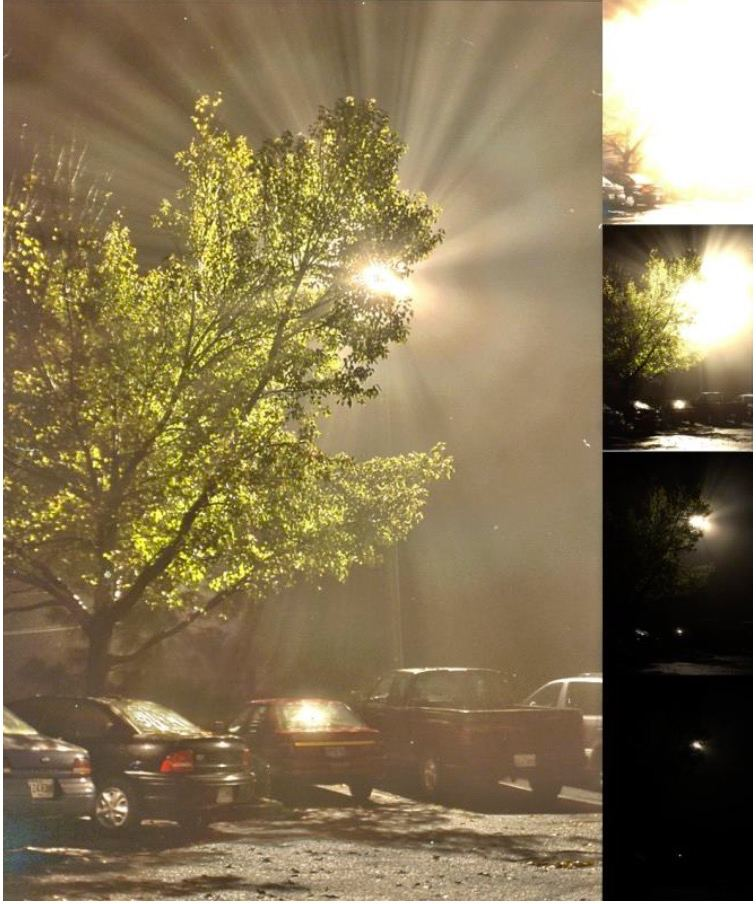
#> input picture Project/first version/light.jpg, 756 x 904 px
$ python tone_mapping.py
#> lines starting #> are read from the running program, lines starting #| are printed output that depends on the picture
### Project/first version/bilateralFilter.py
import cv2
import math
import numpy as np
import time  # import time to count the runtime

time_start = time.time()
# set pi
PI = math.pi
# Read the image.
img = cv2.imread('./light.jpg')
#> img is the input picture: shape (904, 756, 3); mean B, G, R 85.4, 118.3, 134.3
imgStd = img.std()
#> imgStd = 62.85
imgStd = 1
imgMax = img.max()
#> imgMax = 255
imgMin = img.min()
#> imgMin = 0
# according to the paper
NB_SEGMENT = int((imgMax - imgMin) / imgStd)
#> NB_SEGMENT = 255


# function for padding an given image
# [32 lines left out: functions MyPadding, MyRgb2Gray, not called in this run]


# function for output a Gaussian Kernel
# here sigma is the standard difference, the scalar parameter
def GaussianKernelSpatial(size, sigma):
    if size % 2 == 0:
        print("wrong!")
        return
    kernel = np.zeros((size, size))
    coreX, coreY = int(size / 2), int(size / 2)  # 7/2 = 3 e.g.

    kernelCoreVal = 1 / (2 * PI * sigma ** 2)
    for x in range(0, size):
        for y in range(0, size):
            kernel[x][y] = math.exp(-1 * ((x - coreX) * (x - coreX) + (y - coreY) * (y - coreY)) / (2 * sigma ** 2)) / (
                        2 * PI * sigma ** 2)

    kernel[coreX][coreY] = kernelCoreVal
    kernel /= kernel.sum()
    return kernel


# the function for bilateral filtering
# [40 lines left out: functions GaussianKernelIntensity, MyConv2D, Gaussian, not called in this run]

def DownSample(img, z):
    h, w = img.shape
    newH, newW = int(h/z), int(w/z)
    res = np.zeros([newH, newW])
    for i in range(0, newH):
        for j in range(0, newW):
            res[i][j]= img[i*z:i*z+z,j*z:j*z+z].mean()
    return res


# [26 lines left out: functions UpSample, Bilateral, not called in this run]

def gr(image,i_j,sigma):
    ds = (image - i_j)**2
    res = 1 / (np.sqrt(2* np.pi)*sigma) \
          * np.exp(-ds/(2*sigma**2))
    return res

def InterpolationWeight(img1, img2):
    pass

def FastBilateral(image, spatialKernel, downsam=1):
    oriimg = image
    h, w = image.shape
    #(675,1200)
    J = np.zeros((h,w))
    J1 = np.zeros((h,w))
    I_delta = (imgMax - imgMin) / NB_SEGMENT
    # new add start
    if(downsam is not 1):
        J1 = np.zeros((int(h/downsam), int(w/downsam)))
        image = DownSample(image, downsam)
    # new add stop
    for j in range(0,NB_SEGMENT):
        i_j = imgMin + j*I_delta
        G_j = gr(image,i_j,0.1)
        K_j = cv2.filter2D(G_j,-1,spatialKernel)
        H_j = G_j * image
        H_j_2 = cv2.filter2D(H_j,-1,spatialKernel)
        J_j = H_j_2/(K_j+0.1)
        I_diff = np.abs(oriimg - i_j)
        #new add start
        if(downsam is not 1):
            I_diff = np.abs(image - i_j)
            mask = I_diff < I_delta
            J1 = J1 + J_j * (mask * (1 - (I_diff / I_delta)))
        #new add stop
        else:
            mask = I_diff < I_delta
            J = J + J_j * (mask*(1-(I_diff/I_delta)))
    if(downsam is 1):
        return J.astype(np.uint8)
    else:
        return J1.astype(np.uint8)


# [32 lines of commented-out code are left out]

### Project/first version/tone_mapping.py
import cv2
import math
import time
import numpy as np
import time # import time to count the runtime
from bilateralFilter import *


time_start = time.time()
img = cv2.imread('./stairs.png')
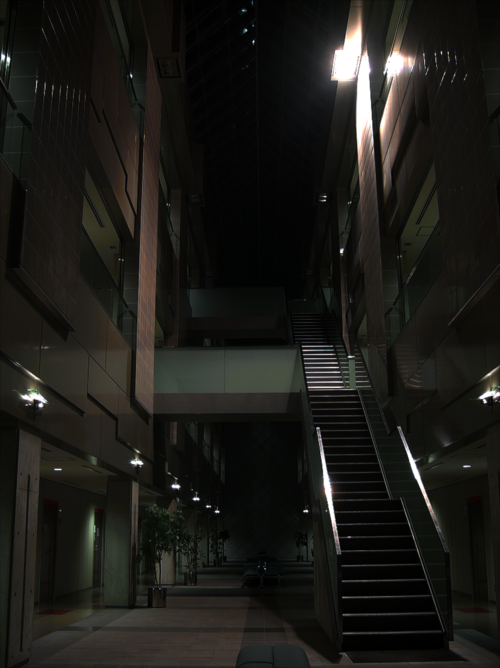
#> input picture Project/first version/stairs.png, 500 x 668 px
#> img is the input picture: shape (668, 500, 3); mean B, G, R 23.8, 27.4, 28.2
B, G, R = cv2.split(img)


B=B.astype(np.float32)
G=G.astype(np.float32)
R=R.astype(np.float32)
inputIntensity = ((R*20 + G*40 + B)/61)
inputIntensity=inputIntensity.astype(np.uint8)
# no 0 allowed here
h,w = inputIntensity.shape
#> h = 668; w = 500
for i in range(0,h):
    for j in range(0,w):
        if inputIntensity[i][j] == 0:
            inputIntensity[i][j] = 1
#> inputIntensity: shape (668, 500); min 1, max 255, mean 27.1

# r, g, b here mean the rate they take in the gray scale output!
r, g, b =R/(inputIntensity), G/(inputIntensity), B/(inputIntensity)
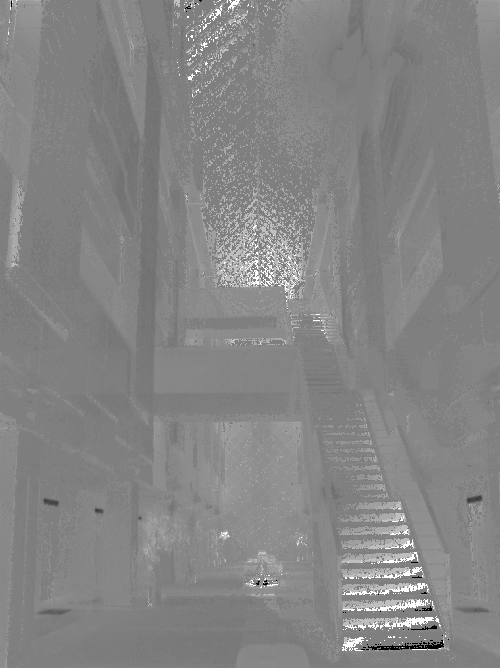
#> g: shape (668, 500) float32; min 0, max 2, mean 1.05; drawn with min black and max white
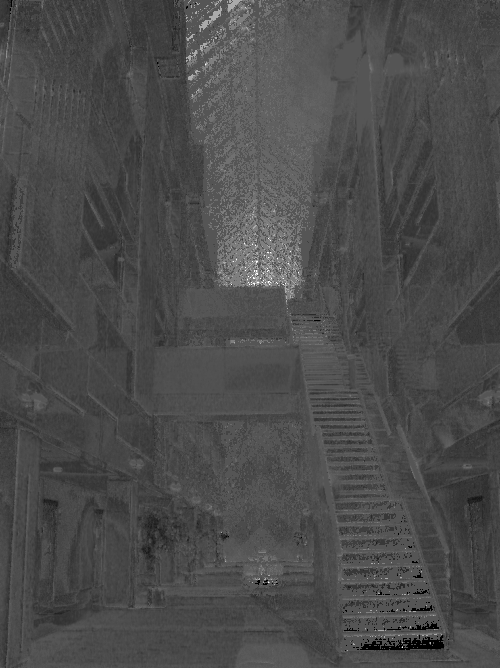
#> b: shape (668, 500) float32; min 0, max 3, mean 0.888; drawn with min black and max white


#logBase = cv2.bilateralFilter(np.log10(inputIntensity).astype(np.float32),5,40,40)
#logBase = cv2.blur(np.log10(inputIntensity).astype(np.uint8),(15,15))
#logBase = np.log10(inputIntensity).astype(np.float32)
Kernel = GaussianKernelSpatial(3,0.6)
downF=1
Base = FastBilateral(inputIntensity, Kernel, downsam=downF)
#> in FastBilateral, `I_delta = (imgMax - imgMin) / NB_SEGMENT`: I_delta = 1
#> after the loop in FastBilateral, `for j in range(0,NB_SEGMENT):`: J1: shape (668, 500) float64; every value is 0
inputIntensity = DownSample(inputIntensity,downF)
h,w = Base.shape
for i in range(0,h):
    for j in range(0,w):
        if Base[i][j] == 0:
            Base[i][j] = 1
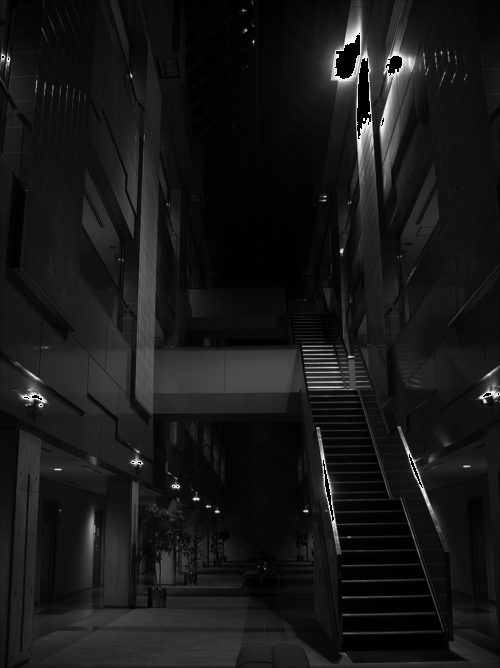
#> Base: shape (668, 500); min 1, max 247, mean 24.1


#logBase = FastBilateral(np.log10(inputIntensity).astype(np.float32),Kernel)
#logBase = cv2.bilateralFilter(np.log10(inputIntensity).astype(np.float32),5,40,40)
#Base = np.power(10,logBase).astype(np.uint8)
logBase = np.log10(Base).astype(np.float32)
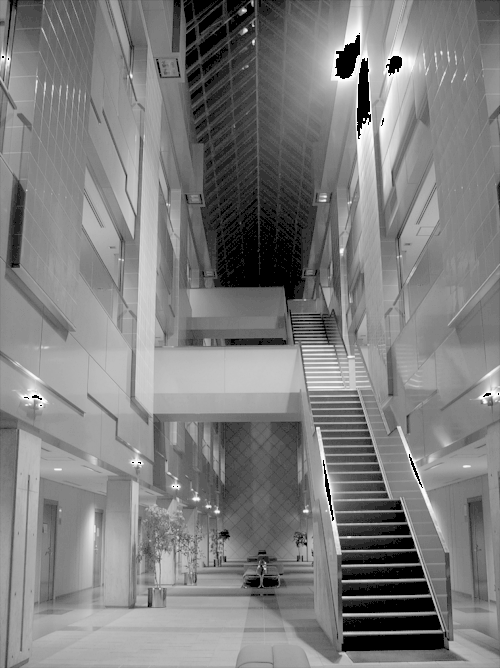
#> logBase: shape (668, 500) float32; min 0, max 2.39, mean 1.19; drawn with min black and max white
logDetail = np.log10(inputIntensity).astype(np.float32) - logBase
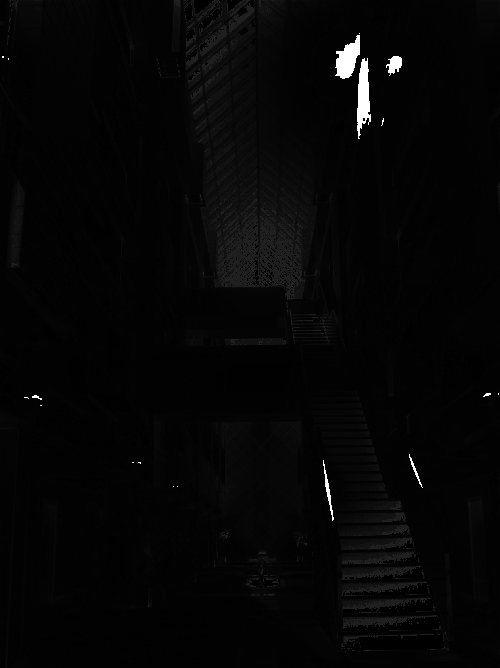
#> logDetail: shape (668, 500) float32; min 0, max 2.41, mean 0.0591; drawn with min black and max white
Detail = np.power(10, logDetail)


# compressionfactor and log_absolute_scale (These two require changes)
#targetContrast = math.log(5,10)
targetContrast = 1.15


minLB = np.min(logBase)
#> minLB = 0

compressionFactor = targetContrast / ( np.max(logBase) - minLB)
#> compressionFactor = 0.481

log_absolute_scale = np.max(logBase) * compressionFactor
#> log_absolute_scale = 1.15
logOutputIntensity = logBase * compressionFactor + logDetail - log_absolute_scale
#logOutputIntensity = logBase + logDetail

b, g, r = DownSample(b, downF), DownSample(g, downF), DownSample(r, downF)
newB = b*np.power(10, logOutputIntensity)
newG = g*np.power(10, logOutputIntensity)
newR = r*np.power(10, logOutputIntensity)

MergeImg = cv2.merge([newB,newG,newR])
MergeImg = MergeImg.astype(np.float32)


cv2.imshow('before tone mapping', img)
#cv2.imshow('after tone mapping', 255-Detail.astype(np.uint8))
cv2.imshow('final', MergeImg)
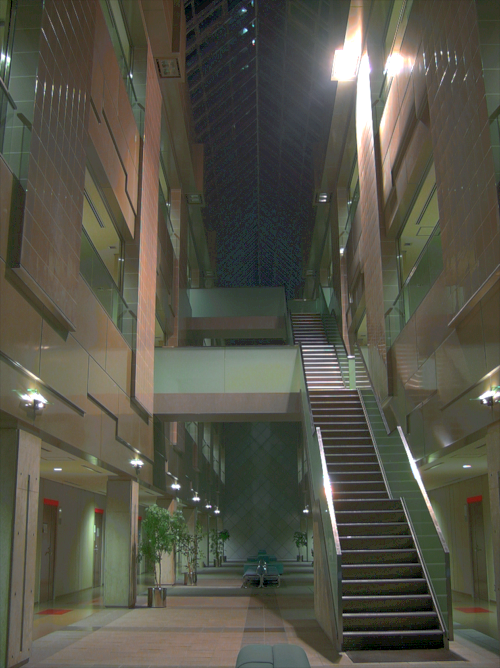
#> window 'final': shape (668, 500, 3); mean B, G, R 72, 84.5, 85.8
time_end = time.time()
print('time cost : ', time_end - time_start, 's')
cv2.waitKey(0)
